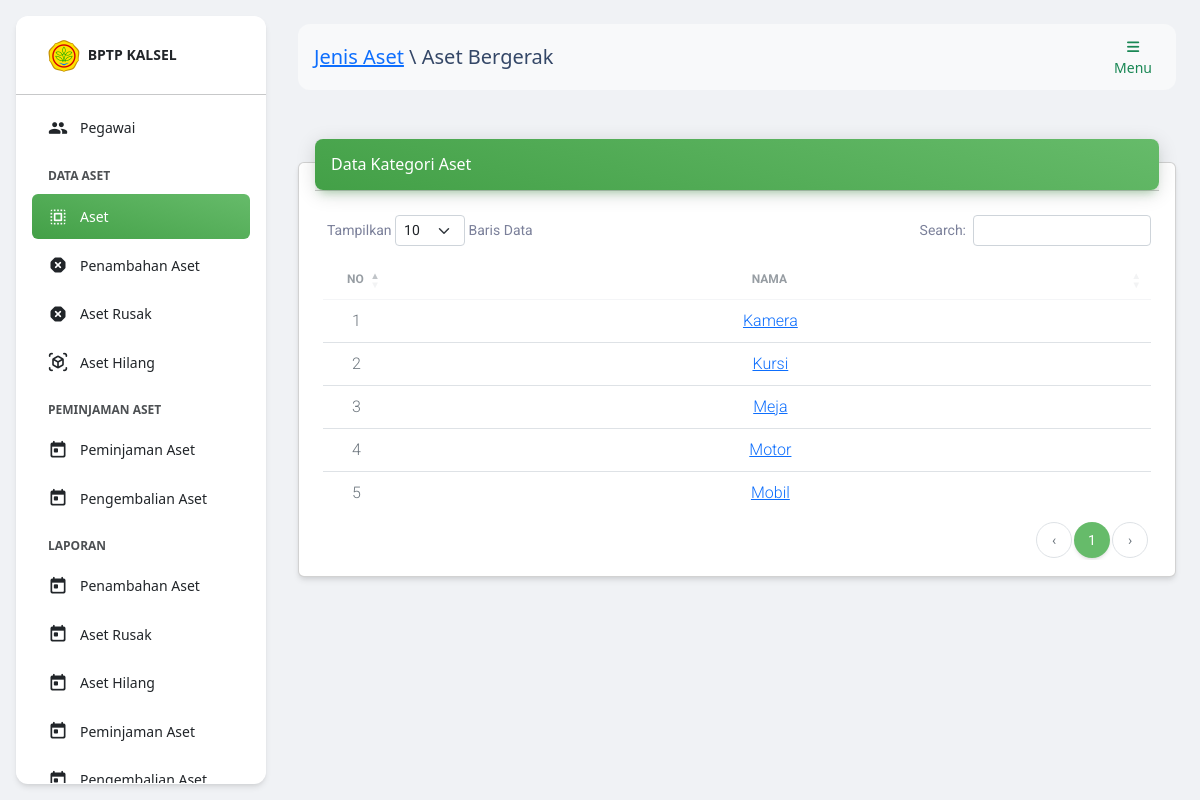
Screenshot of /index.php?h=kategori_aset&id_jenis_aset=2 (signed in) with the database file from the repository.
### tables this page shows
CREATE TABLE `jenis_aset`(
    id BIGINT UNSIGNED AUTO_INCREMENT,
    nama VARCHAR(255),
    PRIMARY KEY(id)
);

CREATE TABLE `kategori_aset`(
    id BIGINT UNSIGNED AUTO_INCREMENT,
    id_jenis_aset BIGINT UNSIGNED,
    nama VARCHAR(255),
    PRIMARY KEY(id),
    FOREIGN KEY (id_jenis_aset) REFERENCES jenis_aset (id) ON DELETE CASCADE
);

### halaman/kategori_aset/index.php (the view)
<div class="container-fluid py-4">
    <div class="row">
        <div class="col-12">
            <div class="card my-4">
                <div class="card-header p-0 position-relative mt-n4 mx-3 z-index-2">
                    <div class="bg-gradient-success shadow-success border-radius-lg p-3 d-flex justify-content-between align-items-center">
                        <h6 class="text-white text-capitalize m-0">Data Kategori Aset</h6>
                    </div>
                </div>
                <div class="card-body pb-3">
                    <div class="table-responsive p-0">
                        <table id="datatable" class="table align-items-center mb-0">
                            <thead>
                                <tr>
                                    <th class="text-uppercase text-center text-secondary text-xs font-weight-bolder opacity-7 small-td">No</th>
                                    <th class="text-uppercase text-center text-secondary text-xs font-weight-bolder opacity-7">Nama</th>
                                </tr>
                            </thead>
                            <?php
                            $result = $mysqli->query("SELECT * FROM kategori_aset");
                            $no = 1;
                            ?>
                            <tbody>
                                <?php while ($row = $result->fetch_assoc()) : ?>
                                    <tr>
                                        <td class="text-center">
                                            <p class="text-secondary mb-0"><?= $no++; ?></p>
                                        </td>
                                        <td class="text-center">
                                            <p class="text-secondary mb-0">
                                                <a href="?h=aset&id_jenis_aset=<?= $_GET['id_jenis_aset'] ?>&id_kategori_aset=<?= $row['id']; ?>">
                                                    <?= $row['nama']; ?>
                                                </a>
                                            </p>
                                        </td>
                                    </tr>
                                <?php endwhile; ?>
                            </tbody>
                        </table>
                    </div>
                </div>
            </div>
        </div>
    </div>
</div>

### index.php (shortened to what this page needs)
<?php
include_once('database/koneksi.php');
?>
<!DOCTYPE html>
<html lang="en">
<head>
    <link href="./assets/css/nucleo-icons.css" rel="stylesheet" />
    <link href="./assets/css/nucleo-svg.css" rel="stylesheet" />
    <link id="pagestyle" href="./assets/css/material-dashboard.css?v=3.0.4" rel="stylesheet" />
    <link rel="stylesheet" href="https://cdnjs.cloudflare.com/ajax/libs/twitter-bootstrap/5.2.0/css/bootstrap.min.css">
    <link rel="stylesheet" href="https://cdn.datatables.net/1.12.1/css/dataTables.bootstrap5.min.css">
    <?php include_once('komponen/js.php'); ?>
</head>
<body class="g-sidenav-show bg-gray-200">
    <?php
    if ($_SESSION['user']['status'] == 1 || $_SESSION['user']['status'] == 2 || $_SESSION['user']['status'] == 4) {
        if (isset($_GET['h'])) {
            if ($_GET['h'] === 'kategori_aset') {
                $jenis_aset = $mysqli->query("SELECT * FROM jenis_aset WHERE id=" . $_GET['id_jenis_aset'])->fetch_assoc();
                $navbar = "<a href='?h=jenis_aset'>Jenis Aset</a> \\ " . $jenis_aset['nama'] . "";
                $page = 'halaman/kategori_aset/index.php';
            }
        }
    }
    ?>
    <?php
    if ($_SESSION['user']['status'] == 1 || $_SESSION['user']['status'] == 2 || $_SESSION['user']['status'] == 4) include_once('komponen/sidebar.php'); ?>
    <main class="main-content position-relative max-height-vh-100 h-100 border-radius-lg ">
        <?php include_once('komponen/navbar.php'); ?>
        <div class="container-fluid py-4">
            <?php
            include_once($page);
            ?>
        </div>
    </main>
</body>
</html>

### index.php (style rules this page uses)
.small-td { width: 1%; white-space: nowrap; }

### rows the page displays
jenis_aset: nama "Aset Bergerak"
kategori_aset: nama "Kamera"
kategori_aset: nama "Kursi"
kategori_aset: nama "Meja"
kategori_aset: nama "Motor"
kategori_aset: nama "Mobil"
